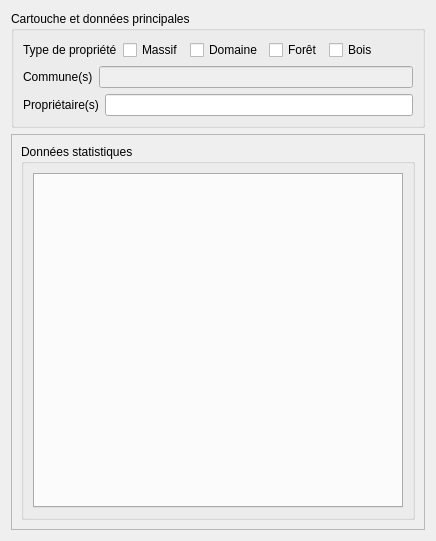
<?xml version="1.0" encoding="UTF-8"?>
<ui version="4.0">
 <class>ForestSettingsDialog</class>
 <widget class="QWidget" name="ForestSettingsDialog">
  <property name="geometry">
   <rect>
    <x>0</x>
    <y>0</y>
    <width>436</width>
    <height>541</height>
   </rect>
  </property>
  <property name="windowTitle">
   <string>Choix de forêt</string>
  </property>
  <layout class="QVBoxLayout" name="rootLayout">
   <item>
    <widget class="QGroupBox" name="groupBox_2">
     <property name="title">
      <string>Cartouche et données principales</string>
     </property>
     <layout class="QVBoxLayout" name="cartoucheLayout">
      <item>
       <layout class="QHBoxLayout" name="typeLayout">
        <item>
         <widget class="QLabel" name="label_3">
          <property name="text">
           <string>Type de propriété</string>
          </property>
         </widget>
        </item>
        <item>
         <widget class="QCheckBox" name="checkBox_massif">
          <property name="text">
           <string>Massif</string>
          </property>
         </widget>
        </item>
        <item>
         <widget class="QCheckBox" name="checkBox_domaine">
          <property name="text">
           <string>Domaine</string>
          </property>
         </widget>
        </item>
        <item>
         <widget class="QCheckBox" name="checkBox_foret">
          <property name="text">
           <string>Forêt</string>
          </property>
         </widget>
        </item>
        <item>
         <widget class="QCheckBox" name="checkBox_bois">
          <property name="text">
           <string>Bois</string>
          </property>
         </widget>
        </item>
        <item>
         <spacer name="horizontalSpacer">
          <property name="orientation">
           <enum>Qt::Horizontal</enum>
          </property>
          <property name="sizeHint" stdset="0">
           <size>
            <width>0</width>
            <height>0</height>
           </size>
          </property>
         </spacer>
        </item>
       </layout>
      </item>
      <item>
       <layout class="QHBoxLayout" name="communeLayout">
        <item>
         <widget class="QLabel" name="label_4">
          <property name="text">
           <string>Commune(s)</string>
          </property>
         </widget>
        </item>
        <item>
         <widget class="QLineEdit" name="country">
          <property name="enabled">
           <bool>false</bool>
          </property>
         </widget>
        </item>
       </layout>
      </item>
      <item>
       <layout class="QHBoxLayout" name="ownerLayout">
        <item>
         <widget class="QLabel" name="label_5">
          <property name="text">
           <string>Propriétaire(s)</string>
          </property>
         </widget>
        </item>
        <item>
         <widget class="QLineEdit" name="owner"/>
        </item>
       </layout>
      </item>
     </layout>
    </widget>
   </item>
   <item>
    <widget class="QScrollArea" name="scrollArea">
     <property name="widgetResizable">
      <bool>true</bool>
     </property>
     <widget class="QWidget" name="scrollAreaWidgetContents">
      <property name="geometry">
       <rect>
        <x>0</x>
        <y>0</y>
        <width>412</width>
        <height>382</height>
       </rect>
      </property>
      <layout class="QVBoxLayout" name="scrollLayout">
       <item>
        <widget class="QGroupBox" name="groupBox">
         <property name="title">
          <string>Données statistiques</string>
         </property>
         <layout class="QVBoxLayout" name="statsLayout">
          <item>
           <widget class="QTabWidget" name="tabWidget">
            <property name="currentIndex">
             <number>-1</number>
            </property>
           </widget>
          </item>
         </layout>
        </widget>
       </item>
      </layout>
     </widget>
    </widget>
   </item>
  </layout>
 </widget>
 <resources/>
 <connections/>
</ui>
